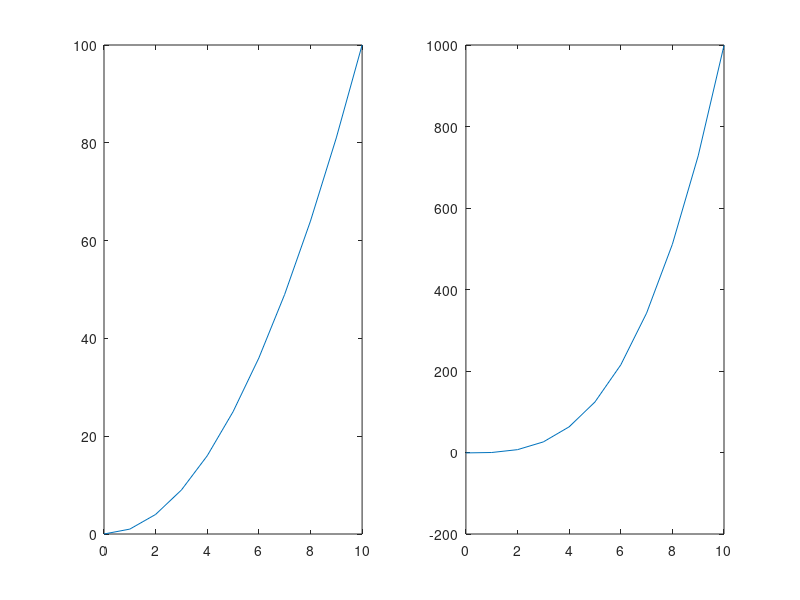

This chart was generated by the following MATLAB code: (Note: this script raises an error after producing the figure.)
x=[0:1:10];
figure
subplot(1,2,1), plot(x,x.^2)
subplot(1,2,2), plot(x,x.^3-1)


% and then, type:

%ha = axes('Position',[0 0 1 1],'Xlim',[0 1],'Ylim',[0 1],'Box','off','Visible','off','Units','normalized', 'clipping' , 'off');

text  = '\bf Do you like this title?';
CreateTitleForSubplots(text);